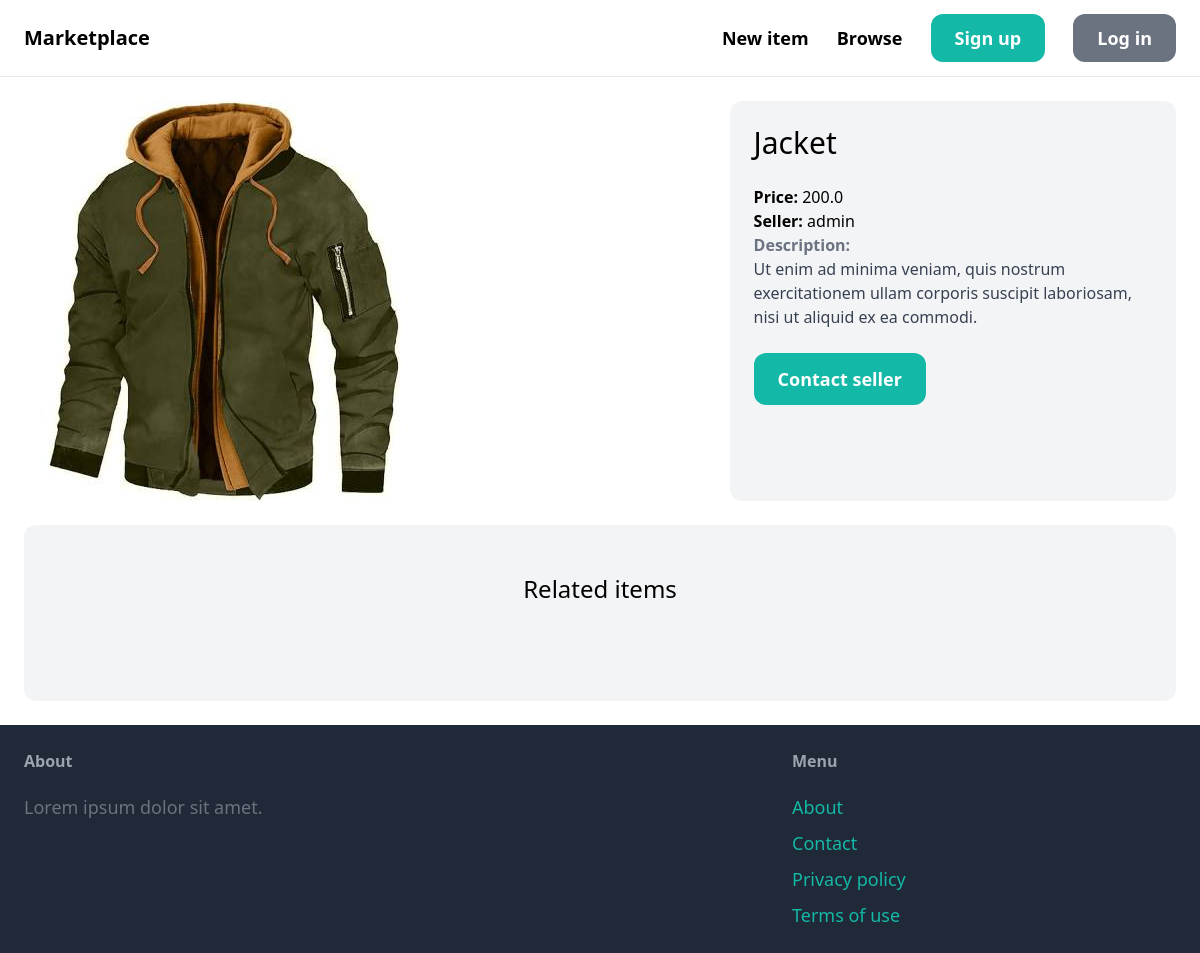
The page /items/2 on the database its author committed.
### item/models.py (models this page shows, shortened)
class Item(models.Model):
    category = models.ForeignKey(
        Category, related_name='items', on_delete=models.CASCADE)
    name = models.CharField(max_length=255)
    description = models.TextField(blank=True, null=True)
    price = models.FloatField()
    image = models.ImageField(upload_to='item_images', blank=True, null=True)
    is_sold = models.BooleanField(default=False)
    created_by = models.ForeignKey(
        User, related_name='items', on_delete=models.CASCADE)
    created_at = models.DateTimeField(auto_now_add=True)

### item/views.py (the view)
# urls.py: path('<int:pk>', views.detail, name='detail')
def detail(request, pk):
    item = get_object_or_404(Item, pk=pk)
    related_items = Item.objects.filter(category=item.category, is_sold=False).exclude(pk=pk)[0:3]
    return render(request, 'item/detail.html', {'item': item, 'related_items': related_items})

### item/templates/item/detail.html (shortened to what this page needs)
{% extends 'core/base.html' %}
{% block content %}
<div class="grid grid-cols-5 gap-6">
    <div class="col-span-3">
        <img src="{{ item.image.url }}" class="rounded-xl ">
    </div>
    <div class="col-span-2 p-6 bg-gray-100 rounded-xl">
        <h1 class="mb-6 text-3xl">{{ item.name }}</h1>
        <p class="text-grey-500"><strong>Price: </strong>{{ item.price }}</p>
        <p class="text-grey-500"><strong>Seller: </strong>{{ item.created_by.username }}</p>
        {% if item.description %}
        <p class="text-gray-700">
            <strong class="text-gray-500">Description: </strong><br>
            {{ item.description }}
        </p>
        {% endif %}
        <a href="#"
            class="inline-block mt-6 px-6 py-3 text-lg font-semibold bg-teal-500 text-white hover:bg-teal-700 rounded-xl">
            Contact seller</a>
    </div>
</div>
<div class="mt-6 px-6 py-12 bg-gray-100 rounded-xl">
    <h2 class="mb-12 text-2xl text-center">Related items</h2>
</div>
</div>
{% endblock %}

### rows shown on the page
Item: image (picture), name "Jacket", price "200.0", created_by.username "admin", description "Ut enim ad minima veniam, quis nostrum exercitationem ullam corporis suscipit laboriosam, nisi ut aliquid ex ea commodi."
